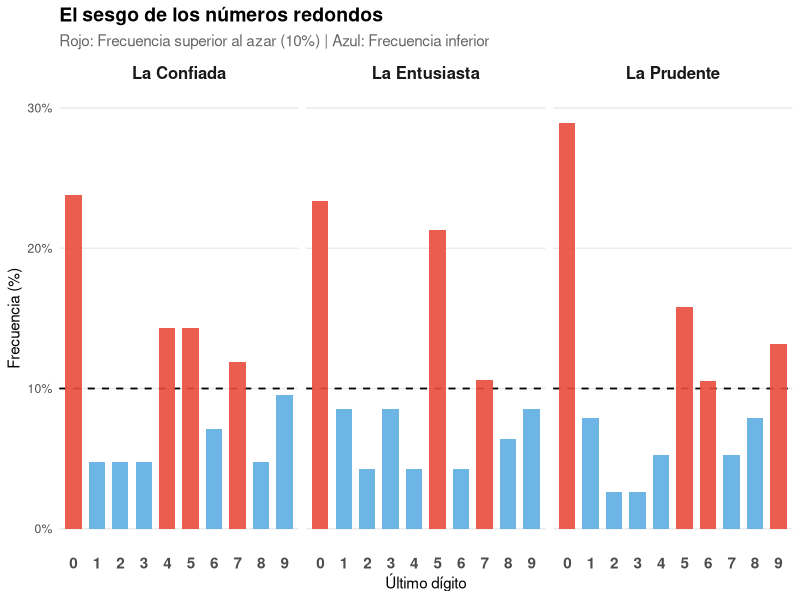

Source code (R):
## =================================================
# ANÁLISIS FORENSE - SESGO + INTERVALOS DE CONFIANZA
# =================================================

library(tidyverse)
library(boot)


media_real <- 136
sd_real <- 7.5
library(readr)
datos <- read_csv("experimento.csv")


# -------------------------------------------------
# 1. PRIMERA PRUEBA: SESGO DE LA MEDIA (ORIGINAL)
# -------------------------------------------------
tabla_media <- datos %>%
  filter(participante %in% c("La Prudente", "La Entusiasta", "La Confiada")) %>%
  group_by(participante) %>%
  summarise(
    `Valores escritos` = n(),
    Media = round(mean(valor), 1),
    .groups = 'drop'
  ) %>%
  mutate(
    `Sesgo_media` = Media - media_real,
    `Evaluación` = case_when(
      abs(`Sesgo_media`) <= 1 ~ "✓ Excelente",
      abs(`Sesgo_media`) <= 2.5 ~ "✓ Muy buena",
      TRUE ~ "Aceptable"
    )
  ) %>%
  arrange(`Sesgo_media`)

# print("=== PRIMERA PRUEBA: SESGO DE LA MEDIA ===")
# print(tabla_media)

# -------------------------------------------------
# 2. SEGUNDA PRUEBA: SESGO DE LA VARIABILIDAD (ORIGINAL)
# -------------------------------------------------


tabla_variabilidad <- datos %>%
  filter(participante %in% c("La Prudente", "La Entusiasta", "La Confiada")) %>%
  group_by(participante) %>%
  summarise(
    `Desviación Estándar Estimada (g/L)` = round(sd(valor), 1),
    n = n(),
    Media_grupo = round(mean(valor), 1),
    Minimo = round(min(valor), 1),
    Maximo = round(max(valor), 1),
    .groups = 'drop'
  ) %>%
  mutate(
    `Desviación Estándar Poblacional (g/L)` = 7.5,
    `Error Absoluto (g/L)` = round(abs(`Desviación Estándar Estimada (g/L)` - 7.5), 1),
    `Error Relativo (%)` = round((`Error Absoluto (g/L)` / 7.5) * 100, 1),
    # CLASIFICACIÓN BASADA EN LA DESVIACIÓN ESTÁNDAR POBLACIONAL
    Calidad_Estimacion = case_when(
      abs(`Error Absoluto (g/L)`) <= 0.75 ~ "Excelente",        # ≤10% de SD poblacional
      abs(`Error Absoluto (g/L)`) <= 1.5  ~ "Adecuada",         # ≤20% de SD poblacional
      abs(`Error Absoluto (g/L)`) <= 2.25 ~ "Aceptable",        # ≤30% de SD poblacional
      abs(`Error Absoluto (g/L)`) <= 3.0  ~ "Alta",            # ≤40% de SD poblacional
      abs(`Error Absoluto (g/L)`) > 3.0   ~ "Muy alta",        # >40% de SD poblacional
      TRUE ~ "Indeterminado"
    ),
    # IMPACTO CLÍNICO ESPECÍFICO PARA HEMOGLOBINA
    Impacto_Clinico = case_when(
      abs(`Error Absoluto (g/L)`) <= 0.75 ~ "Error mínimo - sin impacto clínico",
      abs(`Error Absoluto (g/L)`) <= 1.5  ~ "Variación aceptable - screening confiable",
      abs(`Error Absoluto (g/L)`) <= 2.25 ~ "Puede afectar clasificación de casos límite",
      abs(`Error Absoluto (g/L)`) <= 3.0  ~ "Compromete diagnóstico diferencial",
      abs(`Error Absoluto (g/L)`) > 3.0   ~ "Error crítico - decisiones clínicas comprometidas",
      TRUE ~ "No evaluable"
    ),
    
    # INTERPRETACIÓN EN CONTEXTO DEL RANGO NORMAL (121-151 g/L)
    Interpretacion = paste(
      "La variabilidad estimada representa",
      round((`Desviación Estándar Estimada (g/L)` / 7.5 - 1) * 100, 0),
      "% de la variabilidad poblacional real"
    )
  )




# -------------------------------------------------
# 3. TERCERA PRUEBA: ÚLTIMO DÍGITO (Lógica Docente + Gráfico Bicolor)
# -------------------------------------------------

# A. Preparación de datos (Solo descriptiva)
analisis_ultimo_digito <- datos %>%
  filter(participante %in% c("La Prudente", "La Entusiasta", "La Confiada")) %>%
  # Aseguramos que existan los niveles 0-9 para el gráfico
  mutate(ultimo_digito = factor(valor %% 10, levels = 0:9)) %>%
  # Contamos frecuencias, .drop=FALSE es clave para mostrar los ceros
  count(participante, ultimo_digito, .drop = FALSE, name = "n_digito") %>%
  group_by(participante) %>%
  mutate(
    total_vals = sum(n_digito),
    proporcion_observada = n_digito / total_vals,
    # Criterio simple: Marcamos como sospechoso si se desvía > 5% del 10% esperado
    es_sospechoso = abs(proporcion_observada - 0.10) > 0.05
  )

# B. Gráfico (Bicolor: Rojo si pasa del 10%, Azul si no)
g_utimodig <- ggplot(analisis_ultimo_digito, aes(x = ultimo_digito, y = proporcion_observada)) +
  geom_hline(yintercept = 0.10, linetype = "dashed", color = "black", size = 0.6) +
  geom_col(aes(fill = proporcion_observada > 0.10), width = 0.7, alpha = 0.9) +
  facet_wrap(~ participante) +
  scale_fill_manual(values = c("FALSE" = "#5DADE2", "TRUE" = "#E74C3C")) +
  scale_y_continuous(labels = scales::percent_format(accuracy = 1), limits = c(0, 0.30)) +
  scale_x_discrete(drop = FALSE) + 
  labs(title = "El sesgo de los números redondos",
       subtitle = "Rojo: Frecuencia superior al azar (10%) | Azul: Frecuencia inferior",
       x = "Último dígito",
       y = "Frecuencia (%)") +
  theme_minimal() +
  theme(legend.position = "none",
        panel.grid.major.x = element_blank(),
        panel.grid.minor = element_blank(),
        strip.text = element_text(size = 12, face = "bold"),
        axis.text.x = element_text(size = 11, face = "bold"),
        plot.title = element_text(size = 14, face = "bold"),
        plot.subtitle = element_text(color = "grey40"))

# C. Tabla Resumen para Veredicto Final (¡ESTO ERA LO QUE FALTABA!)
resumen_ultimo_digito <- analisis_ultimo_digito %>%
  group_by(participante) %>%
  summarise(
    # Contamos cuántas barras son anómalas (>15% o <5%)
    barras_sospechosas = sum(es_sospechoso),
    # Evaluación cualitativa basada en el conteo
    evaluacion_digitos = case_when(
      barras_sospechosas == 0 ~ "Distribución uniforme ✓",
      barras_sospechosas <= 2 ~ "Ligera desviación ⚠️",
      TRUE ~ "Patrón no uniforme 🚨"
    ),
    .groups = 'drop'
  )

tabla_desviacion <- datos %>%
  filter(participante %in% c("La Prudente", "La Entusiasta", "La Confiada")) %>%
  mutate(ultimo_digito = factor(valor %% 10, levels = 0:9)) %>%
  group_by(participante) %>%
  count(ultimo_digito, .drop = FALSE) %>%
  mutate(
    prop = n / sum(n),              # Proporción real
    esperado = 0.10,                # Proporción esperada
    error = abs(prop - esperado)    # Error absoluto en este dígito
  ) %>%
  summarise(
    # Promediamos el error de los 10 dígitos
    # Multiplicamos por 100 para hablar en "puntos porcentuales"
    `Desviación Promedio` = mean(error) * 100,
    
    # Encontramos cuál fue el dígito con mayor error
    `Peor Error` = max(error) * 100,
    .groups = 'drop'
  ) %>%
  arrange(desc(`Desviación Promedio`)) %>%
  mutate(
    # Formateamos bonito
    `Desviación Promedio` = sprintf("%.1f %%", `Desviación Promedio`),
    `Peor Error` = sprintf("%.1f %%", `Peor Error`),
    
    # Una evaluación cualitativa basada en MAGNITUD, no en p-valor
    Interpretación = case_when(
      as.numeric(sub(" %", "", `Desviación Promedio`)) > 4 ~ "🚨 Muy Artificial",
      as.numeric(sub(" %", "", `Desviación Promedio`)) > 2 ~ "⚠️ Algo Sesgado",
      TRUE ~ "✅ Natural"
    )
  )

# Cálculo de la desviación promedio (MAD)
tabla_desviacion <- datos %>%
  filter(participante %in% c("La Prudente", "La Entusiasta", "La Confiada")) %>%
  mutate(ultimo_digito = factor(valor %% 10, levels = 0:9)) %>%
  group_by(participante) %>%
  count(ultimo_digito, .drop = FALSE) %>%
  mutate(
    prop = n / sum(n),              # Proporción real
    esperado = 0.10,                # Proporción esperada
    error = abs(prop - esperado)    # Error absoluto
  ) %>%
  summarise(
    `Desviación Promedio` = mean(error) * 100,
    `Peor Error` = max(error) * 100,
    .groups = 'drop'
  ) %>%
  arrange(desc(`Desviación Promedio`)) %>%
  mutate(
    Interpretación = case_when(
      `Desviación Promedio` > 4 ~ "🚨 Muy Artificial",
      `Desviación Promedio` > 2 ~ "⚠️ Algo Sesgado",
      TRUE ~ "✅ Natural"
    ),
    # Formato para tabla
    `Desviación Promedio` = sprintf("%.1f %%", `Desviación Promedio`),
    `Peor Error` = sprintf("%.1f %%", `Peor Error`)
  )

# -------------------------------------------------
# 4. CUARTA PRUEBA: RACHAS CON ESTADÍSTICO Z
# -------------------------------------------------

analisis_rachas <- datos %>%
  filter(participante %in% c("La Prudente", "La Entusiasta", "La Confiada")) %>%
  group_by(participante) %>%
  summarise(
    valores = list(valor),
    .groups = 'drop'
  ) %>%
  mutate(
    # Estadístico Z para rachas (reemplaza valor p)
    estadistico_z = map_dbl(valores, ~{
      n <- length(.x)
      mediana_val <- median(.x)
      secuencia <- ifelse(.x > mediana_val, 1, 0)
      rachas_obs <- sum(diff(secuencia) != 0) + 1

      n1 <- sum(secuencia == 1)
      n2 <- sum(secuencia == 0)
      rachas_esp <- (2 * n1 * n2) / n + 1
      var_rachas <- (2 * n1 * n2 * (2 * n1 * n2 - n)) / (n^2 * (n - 1))

      # Estadístico Z (valor estandarizado)
      (rachas_obs - rachas_esp) / sqrt(var_rachas)
    }),
    evaluacion_rachas = case_when(
      abs(estadistico_z) < 1.96 ~ "Aleatoriedad normal ✓",
      abs(estadistico_z) < 2.58 ~ "Desviación leve ⚠️",
      TRUE ~ "Patrón no aleatorio 🚨"
    ),
    interpretacion = case_when(
      estadistico_z > 0 ~ "Alternancia excesiva",
      estadistico_z < 0 ~ "Agrupamiento excesivo",
      TRUE ~ "Aleatoriedad perfecta"
    )
  ) %>%
  select(-valores)

# print("=== CUARTA PRUEBA: ANÁLISIS DE RACHAS CON ESTADÍSTICO Z ===")
# print(analisis_rachas)

# -------------------------------------------------
# 5. QUINTA PRUEBA: BENFORD CON INTERVALOS DE CONFIANZA
# -------------------------------------------------

benford_esperado <- c(12.0, 11.4, 10.9, 10.4, 10.0, 9.7, 9.3, 9.0, 8.8, 8.5) / 100

analisis_benford <- datos %>%
  filter(participante %in% c("La Prudente", "La Entusiasta", "La Confiada")) %>%
  mutate(
    segundo_digito = (valor %% 100) %/% 10
  ) %>%
  filter(!is.na(segundo_digito)) %>%
  group_by(participante, segundo_digito) %>%
  summarise(
    n_digito = n(),
    .groups = 'drop'
  ) %>%
  group_by(participante) %>%
  mutate(
    total_vals = sum(n_digito),
    proporcion_observada = n_digito / total_vals,
    # Intervalos de confianza para Benford
    error_estandar = sqrt(proporcion_observada * (1 - proporcion_observada) / total_vals),
    ic_lower = proporcion_observada - 1.96 * error_estandar,
    ic_upper = proporcion_observada + 1.96 * error_estandar,
    proporcion_esperada = benford_esperado[segundo_digito + 1],
    contiene_esperado = (proporcion_esperada >= ic_lower) & (proporcion_esperada <= ic_upper),
    desviacion_relativa = abs(proporcion_observada - proporcion_esperada) / proporcion_esperada
  ) %>%
  group_by(participante) %>%
  summarise(
    digitos_conforme_benford = sum(contiene_esperado),
    desviacion_promedio_benford = mean(desviacion_relativa),
    evaluacion_benford = case_when(
      digitos_conforme_benford >= 7 & desviacion_promedio_benford < 0.2 ~ "Conforme con Benford ✓",
      digitos_conforme_benford >= 5 & desviacion_promedio_benford < 0.3 ~ "Ligera desviación ⚠️",
      digitos_conforme_benford >= 3 ~ "Desviación moderada ⚠️",
      TRUE ~ "No conforme con Benford 🚨"
    ),
    .groups = 'drop'
  )



# -------------------------------------------------
# 6. GRÁFICO COMPARATIVO: SESGO DE MEDIA Y VARIABILIDAD
# -------------------------------------------------

# # Gráfico para mostrar sesgos de manera visual
# datos_sesgo <- tabla_media %>%
#   select(participante, `Sesgo_media`) %>%
#   left_join(
#     tabla_variabilidad %>% select(participante, `Sesgo (g/L)`),
#     by = "participante"
#   ) %>%
#   pivot_longer(
#     cols = c(`Sesgo_media`, `Sesgo (g/L)`),
#     names_to = "tipo_sesgo",
#     values_to = "magnitud"
#   ) %>%
#   mutate(
#     tipo_sesgo = case_when(
#       tipo_sesgo == "Sesgo_media" ~ "Sesgo Media",
#       tipo_sesgo == "Sesgo (g/L)" ~ "Sesgo Desviación Estándar"
#     ),
#     direccion = ifelse(magnitud > 0, "Sobreestimación", "Subestimación")
#   )
# 
# g_sesgo <- ggplot(datos_sesgo, aes(x = participante, y = magnitud, fill = direccion)) +
#   geom_col(alpha = 0.8) +
#   geom_hline(yintercept = 0, linetype = "dashed", color = "black", size = 1) +
#   facet_wrap(~ tipo_sesgo, scales = "free_y") +
#   scale_fill_manual(values = c("Sobreestimación" = "#EF8A62", "Subestimación" = "#67A9CF")) +
#   labs(
#     title = "Análisis de Sesgo: Media vs Variabilidad",
#     subtitle = "Valores positivos = sobreestimación | Valores negativos = subestimación",
#     x = NULL,
#     y = "Magnitud del Sesgo (g/L)",
#     fill = "Dirección del Error"
#   ) +
#   theme_minimal() +
#   theme(legend.position = "bottom")

# -------------------------------------------------
# 7. TABLA FINAL DE VEREDICTOS
# -------------------------------------------------

# veredicto_final <- tabla_media %>%
#   select(participante, Evaluación_media = Evaluación) %>%
#   left_join(
#     tabla_variabilidad %>%
#       mutate(Evaluación_variabilidad = case_when(
#         `Error` == "⬇️ Muy baja" ~ "Subestimación severa 🚨",
#         `Error` == "⬆️ Muy alta" ~ "Sobreestimación severa 🚨",
#         `Error` == "⬇️ Baja" ~ "Subestimación ⚠️",
#         `Error` == "⬆️ Alta" ~ "Sobreestimación ⚠️"
#       )) %>%
#       select(participante, Evaluación_variabilidad),
#     by = "participante"
#   ) %>%
#   left_join(
#     resumen_ultimo_digito %>% select(participante, Evaluación_digitos = evaluacion_digitos),
#     by = "participante"
#   ) %>%
#   left_join(
#     analisis_rachas %>% select(participante, Evaluación_rachas = evaluacion_rachas),
#     by = "participante"
#   ) %>%
#   left_join(
#     analisis_benford %>% select(participante, Evaluación_benford = evaluacion_benford),
#     by = "participante"
#   ) %>%
#   mutate(
#     # Puntuación basada en sesgo + intervalos de confianza
#     puntuacion_final = (
#       (str_detect(Evaluación_media, "✓")) * 2 +
#         (str_detect(Evaluación_media, "Muy buena")) * 1.5 +
#         (str_detect(Evaluación_variabilidad, "⚠️")) * 0.5 +
#         (!str_detect(Evaluación_variabilidad, "🚨")) * 1 +
#         (str_detect(Evaluación_digitos, "✓")) * 1.5 +
#         (str_detect(Evaluación_digitos, "⚠️")) * 1 +
#         (str_detect(Evaluación_rachas, "✓")) * 1.5 +
#         (str_detect(Evaluación_rachas, "⚠️")) * 1 +
#         (str_detect(Evaluación_benford, "✓")) * 1.5 +
#         (str_detect(Evaluación_benford, "⚠️")) * 1
#     ),
#     evaluacion_final = case_when(
#       puntuacion_final >= 8 ~ "🌟 Excelente coincidencia",
#       puntuacion_final >= 6 ~ "✅ Buena aproximación",
#       puntuacion_final >= 4 ~ "⚠️ Aproximación moderada",
#       TRUE ~ "❌ Patrones artificiales detectados"
#     )
#   )


